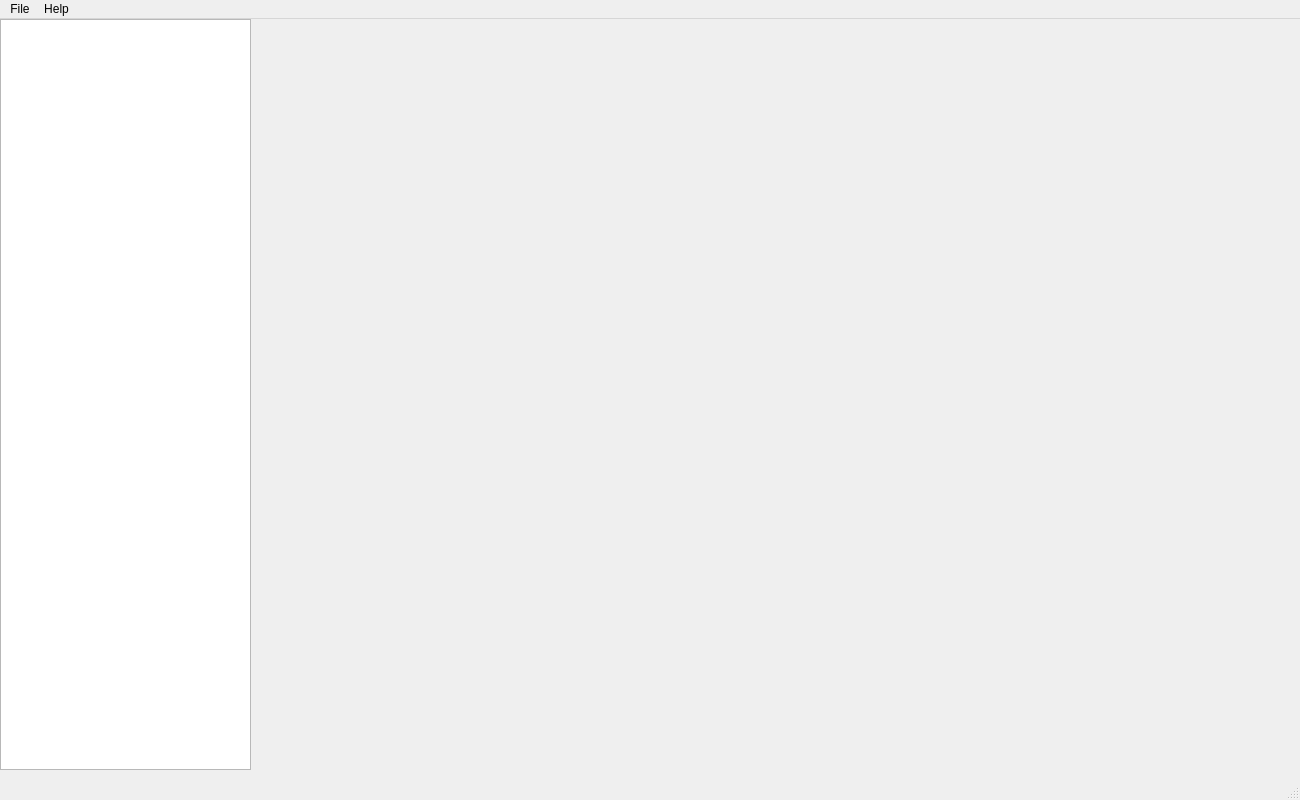
<?xml version="1.0" encoding="UTF-8"?>
<ui version="4.0">
 <class>mainWnd</class>
 <widget class="QMainWindow" name="mainWnd">
  <property name="geometry">
   <rect>
    <x>0</x>
    <y>0</y>
    <width>1300</width>
    <height>800</height>
   </rect>
  </property>
  <property name="sizePolicy">
   <sizepolicy hsizetype="Fixed" vsizetype="Fixed">
    <horstretch>0</horstretch>
    <verstretch>0</verstretch>
   </sizepolicy>
  </property>
  <property name="windowTitle">
   <string>PredictCharts</string>
  </property>
  <property name="windowIcon">
   <iconset resource="pfxMainRes.qrc">
    <normaloff>:/images/icon_vip.png</normaloff>:/images/icon_vip.png</iconset>
  </property>
  <property name="dockNestingEnabled">
   <bool>true</bool>
  </property>
  <widget class="QWidget" name="centralwidget">
   <widget class="QWidget" name="gridLayoutWidget">
    <property name="geometry">
     <rect>
      <x>0</x>
      <y>0</y>
      <width>251</width>
      <height>751</height>
     </rect>
    </property>
    <layout class="QGridLayout" name="gridLayout">
     <item row="0" column="0">
      <widget class="QTreeView" name="treeView">
       <property name="editTriggers">
        <set>QAbstractItemView::NoEditTriggers</set>
       </property>
      </widget>
     </item>
    </layout>
   </widget>
   <widget class="QWidget" name="gridLayoutWidget_2">
    <property name="geometry">
     <rect>
      <x>259</x>
      <y>-1</y>
      <width>1041</width>
      <height>751</height>
     </rect>
    </property>
    <layout class="QGridLayout" name="gridLayout_2">
     <item row="0" column="0">
      <widget class="QWidget" name="widgetChartView" native="true"/>
     </item>
    </layout>
   </widget>
  </widget>
  <widget class="QMenuBar" name="menubar">
   <property name="geometry">
    <rect>
     <x>0</x>
     <y>0</y>
     <width>1300</width>
     <height>23</height>
    </rect>
   </property>
   <widget class="QMenu" name="menu">
    <property name="title">
     <string>File</string>
    </property>
    <addaction name="actionQuit"/>
   </widget>
   <widget class="QMenu" name="menuHelp">
    <property name="title">
     <string>Help</string>
    </property>
    <addaction name="actionAbout"/>
   </widget>
   <addaction name="menu"/>
   <addaction name="menuHelp"/>
  </widget>
  <widget class="QStatusBar" name="statusbar"/>
  <action name="actionQuit">
   <property name="icon">
    <iconset resource="pfxMainRes.qrc">
     <normaloff>:/images/exit.png</normaloff>:/images/exit.png</iconset>
   </property>
   <property name="text">
    <string>&amp;Quit</string>
   </property>
   <property name="shortcut">
    <string>Ctrl+Q</string>
   </property>
  </action>
  <action name="actionAbout">
   <property name="icon">
    <iconset resource="pfxMainRes.qrc">
     <normaloff>:/images/info.png</normaloff>:/images/info.png</iconset>
   </property>
   <property name="text">
    <string>About</string>
   </property>
  </action>
 </widget>
 <resources>
  <include location="pfxMainRes.qrc"/>
 </resources>
 <connections>
  <connection>
   <sender>actionQuit</sender>
   <signal>triggered()</signal>
   <receiver>mainWnd</receiver>
   <slot>close()</slot>
   <hints>
    <hint type="sourcelabel">
     <x>-1</x>
     <y>-1</y>
    </hint>
    <hint type="destinationlabel">
     <x>649</x>
     <y>399</y>
    </hint>
   </hints>
  </connection>
 </connections>
</ui>
